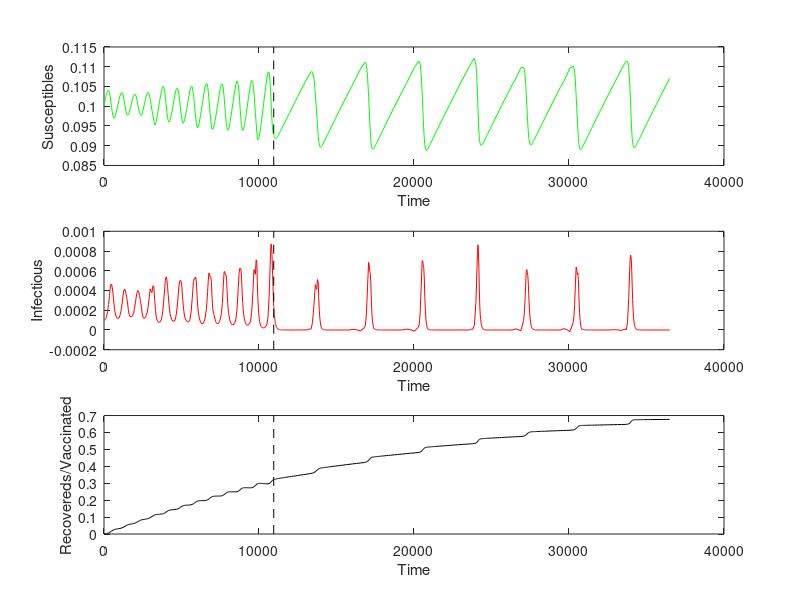

Source code (MATLAB):
function [T,S,I,R] = Program_8_1_Pediatric_Vaccination(beta,gamma,mu,S0,I0,p, tV, MaxTime)
%
% 
%
% RISK_STRUCTURE( beta, gamma, mu, S0, I0, p, tV, MaxTime)
%      This is the MATLAB version of program 8.1 from page 293 of 
% "Modeling Infectious Disease in humans and animals" 
% by Keeling & Rohani.
% 
% It is the SIR epidemic (with equal births and deaths) and prophylactic 
% vaccination. Vaccination starts at time tV, after which a proportion p of
% all newborne individuals are vaccinated
%

% Sets up default parameters if necessary.
if nargin == 0
   beta=520/365.0;
   gamma=1/7.0;
   mu=1/(70*365.0);
   S0=0.1;
   I0=1e-4;
   R0=0;
   p=0.7;
   tV=30*365;
   MaxTime=100*365;
end

% Checks all the parameters are valid
if S0<=0 
    error('Initial level of susceptibles (%g) is less than or equal to zero',S0);
end

if I0<=0 
    error('Initial level of infecteds (%g) is less than or equal to zero',I0);
end

if R0<0 
    error('Initial level of Removable (%g) is less than or equal to zero',R0);
end

if beta<=0 
    error('Transmission rate beta (%g) is less than or equal to zero',beta);
end
    
if gamma<=0 
    error('Recovery rate gamma (%g) is less than or equal to zero',gamma);
end

if mu<0 
    error('Birth / Death rate mu (%g) is less than zero',mu);
end

if p<0 || p>1 
    error('Vaccinated proportion p (%g) is not between zero and one',p);
end
 

if tV<0 || tV>=MaxTime
    error('Onset of vaccination, tV (%g), is not between zero and the end time',tV);
end
    
if MaxTime<=0 
    error('Maximum run time (%g) is less than or equal to zero',MaxTime);
end
    
if S0+I0>1
    warning('Initial level of susceptibles+infecteds (%g+%g=%g) is greater than one',S0,I0,S0+I0);
end

if beta<gamma+mu
    warning('Basic reproductive ratio (R_0=%g) is less than one',beta/(gamma+mu));
end

S=S0; I=I0; R=(S0+I0+R0)-S-I;

% The main iteration 
options = odeset('RelTol', 1e-5, 'AbsTol', 1e-4);
[t, pop]=ode45(@Diff_8_1,[0 tV],[S I R],options,[beta gamma mu 0]);
T=t; S=pop(:,1); I=pop(:,2); R=pop(:,3);

[t, pop]=ode45(@Diff_8_1,[tV MaxTime],pop(end,:),options,[beta gamma mu p]);
T=[T; t]; S=[S; pop(:,1)]; I=[I; pop(:,2)]; R=[R; pop(:,3)];

% plots the graphs with scaled colours
subplot(3,1,1)
h=plot(T,S,'-g'); 
hold on; Y=get(gca,'YLim'); plot(tV+[0 0],Y,'--k'); hold off
xlabel 'Time';
ylabel 'Susceptibles'

subplot(3,1,2) 
h=plot(T,I,'-r');
hold on; Y=get(gca,'YLim'); plot(tV+[0 0],Y,'--k'); hold off
xlabel 'Time';
ylabel 'Infectious'

subplot(3,1,3)
h=plot(T,R,'-k'); 
hold on; Y=get(gca,'YLim'); plot(tV+[0 0],Y,'--k'); hold off
xlabel 'Time';
ylabel 'Recovereds/Vaccinated'


% Calculates the differential rates used in the integration.
function dPop=Diff_8_1(t,pop, parameter)

beta=parameter(1); gamma=parameter(2); mu=parameter(3);  p=parameter(4);
S=pop(1); I=pop(2); R=pop(3);

dPop=zeros(3,1);

dPop(1)= mu*(1-p) -beta*S*I - mu*S;
dPop(2)= beta*S*I - gamma*I - mu*I;
dPop(3)= mu*p + gamma*I - mu*R;

